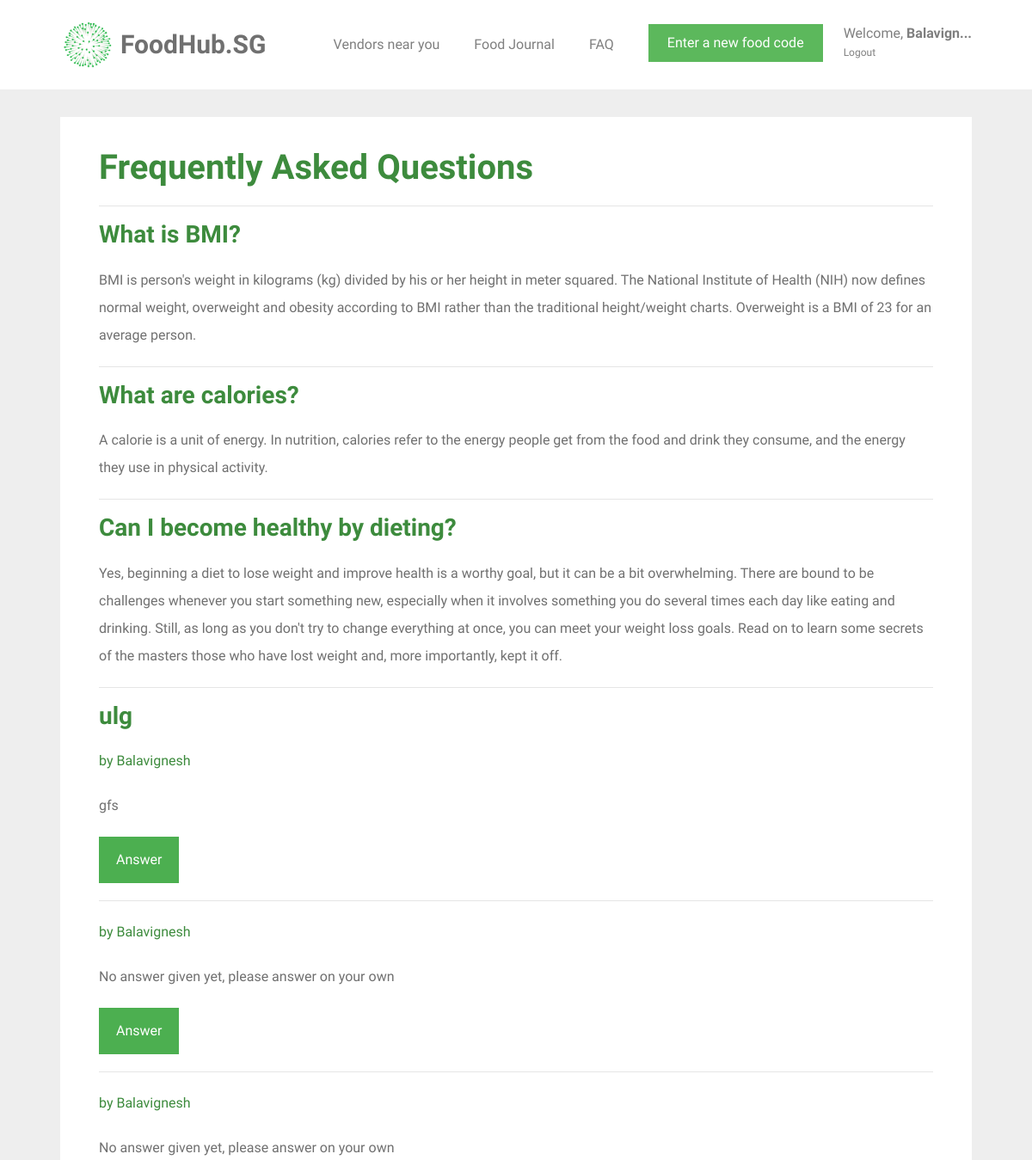
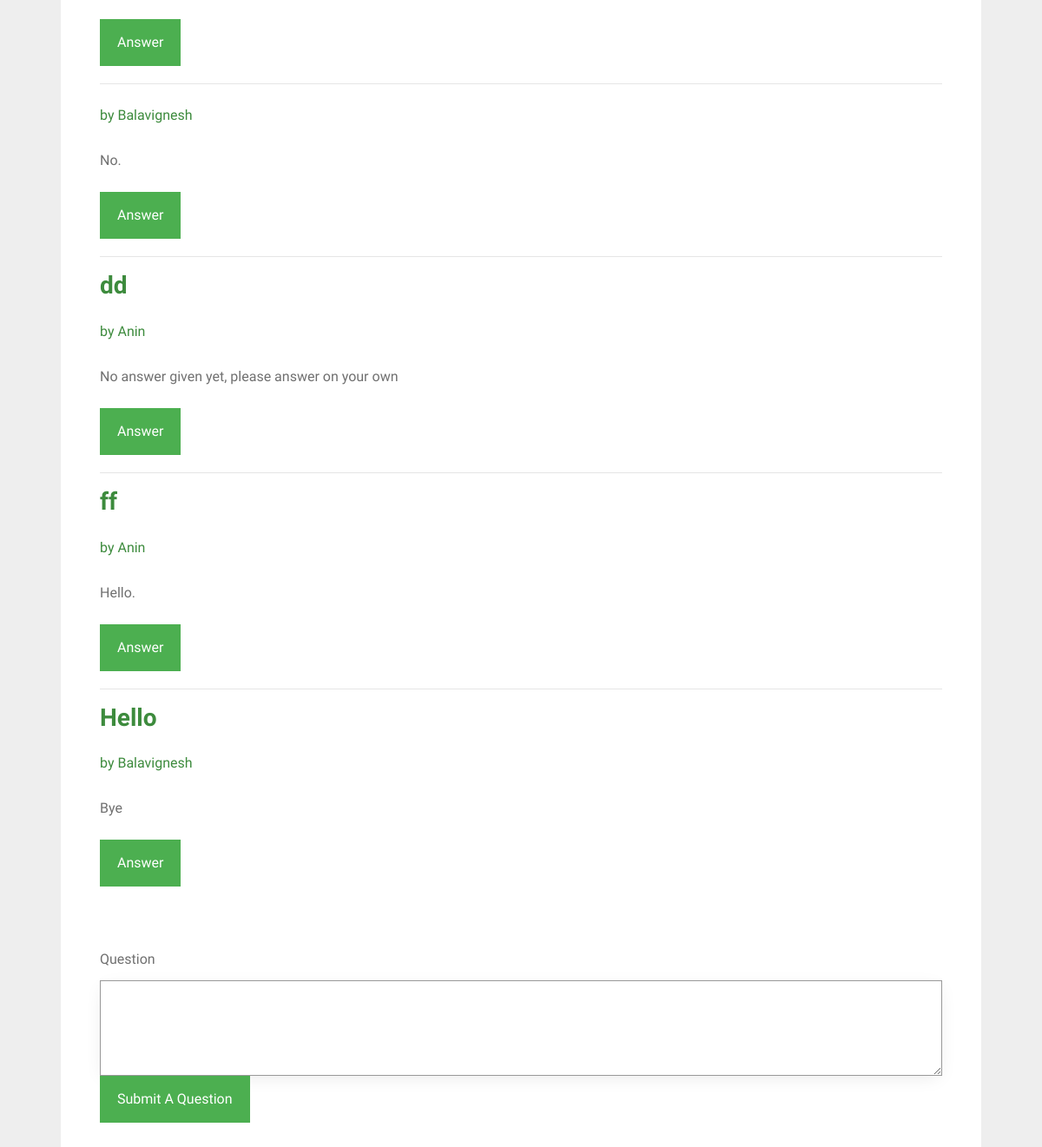
The app's page /faq (signed in) with its own data (2 pictures, top to bottom).
### tables this page shows
CREATE TABLE question_and_answer (
  id INTEGER PRIMARY KEY AUTOINCREMENT,
  question TEXT,
  answer TEXT,
  user TEXT
);

### foodhubsg/user.py (the view, shortened to what this page needs)
@bp.route('/faq', methods=('GET', 'POST'))
@login_required
def faq():
    db = get_db()
    user_status = db.execute('SELECT status FROM user WHERE Name = ?', [g.user['name']]).fetchone()
    queries = db.execute('SELECT id, question, answer,user FROM question_and_answer').fetchall()
    return render_template('user/faq.html', queries=queries, status=user_status)

### foodhubsg/auth.py (called while the page is built)
def login_required(view):
    @functools.wraps(view)
    def wrapped_view(**kwargs):
        if g.user is None:
            return redirect(url_for('auth.login'))
        if g.user["id"] == 0:
            return redirect(url_for('support.support'))
        return view(**kwargs)
    return wrapped_view

@bp.before_app_request
def load_logged_in_user():
    user_id = session.get('user_id')
    if user_id is None:
        g.user = None
    else:
        g.user = get_db().execute(
            'SELECT * FROM user WHERE id = ?', (user_id,)
        ).fetchone()

### foodhubsg/db.py (called while the page is built)
def get_db():
    if 'db' not in g:
        g.db = sqlite3.connect(
            current_app.config['DATABASE'],
            detect_types=sqlite3.PARSE_DECLTYPES
        )
        g.db.row_factory = sqlite3.Row
    return g.db

### foodhubsg/templates/user/faq.html (shortened to what this page needs)
{% extends 'base.html' %}
{% block content %}
<div id="colorlib-container">
    <div class="container">
        <div class="box1">
        <div class="row row-pb-md">
            <div class="col-md-12">
                <h1 class="font_color"><b>Frequently Asked Questions</b></h1>
                <hr>
                <h3><b class="font_color">What is BMI?</b></h3>
                <p>BMI is person's weight in kilograms (kg) divided by his or her height in meter squared. The National Institute of Health (NIH) now defines normal weight, overweight and obesity according to BMI rather than the traditional height/weight charts. Overweight is a BMI of 23 for an average person.</p>
                <hr>
                <h3><b class="font_color">What are calories?</b></h3>
                <p>A calorie is a unit of energy. In nutrition, calories refer to the energy people get from the food and drink they consume, and the energy they use in physical activity.</p>
                <hr>
                <h3><b class="font_color">Can I become healthy by dieting?</b></h3>
                <p>Yes, beginning a diet to lose weight and improve health is  a worthy goal, but it can be a bit overwhelming. There are bound to be challenges whenever you start something new, especially when it involves something you do several times each day like eating and drinking. Still, as long as you don't try to change everything at once, you can meet your weight loss goals. Read on to learn some secrets of the masters those who have lost weight and, more importantly, kept it off.</p>
                {% for query in queries %}
                    <form method="get" id="answer-link" action="{{ url_for('user.answer', id=query[0]) }}">
                    <hr>
                        <h3><b class="font_color"> {{ query[1] }}</b></h3>
                        <p><b class="font_color"> by {{ query[3] }}</b></p> <div></div>
                        <p><b> {{ query[2] }}</b></p>
                    <input type="submit" value="Answer" name="answer" class="btn btn-primary" style="background-color: #4CAF50; height: 54px;">
                    </form>
                {% endfor %}
            <br><br>
            {% if status[0] == 1 %}
                <h1 class="font_color"> You are not allowed to post questions. </h1>
            {% else %}
                <form method="post" action="" id="query-form">
                    <label for="query">Question</label>
                    <textarea id="query" name="query" form="query-form" class="form-control" rows="4" cols="50" required></textarea>
                    <input type="submit" id="submit-query" value="Submit A Question" onclick="enable()" name="action" class="btn btn-primary" style="background-color: #4CAF50; height: 54px;">
                </form>
            {% endif %}
        </div>
        </div>
    </div>
</div>
</div>
{% endblock %}

### foodhubsg/static/css/style.css (style rules this page uses)
.font_color { color: #3d8b3d; }
p { margin-bottom: 20px; }
h1, h2, h3, h4, h5, h6, figure { color: #707070; font-weight: 400; margin: 0 0 20px 0; }
#colorlib-container, #colorlib-instagram, #colorlib-about, #colorlib-contact, #colorlib-footer { padding: 2em 0; clear: both; }
.form-control { -webkit-box-shadow: none; -moz-box-shadow: none; -ms-box-shadow: none; -o-box-shadow: none; box-shadow: none; border: none; font-size: 16px !important; font-weight: 300; -webkit-border-radius: 0px; -moz-border-radius: 0px; -ms-border-radius: 0px; border-radius: 0px; }
.btn { margin-right: 4px; margin-bottom: 4px; font-size: 16px; font-weight: 400; -webkit-border-radius: 30px; -moz-border-radius: 30px; -ms-border-radius: 30px; border-radius: 30px; -webkit-transition: 0.5s; -o-transition: 0.5s; transition: 0.5s; padding: 8px 20px; }
.btn-primary { background: #F6490D; color: #fff; }
.form-control { -webkit-box-shadow: none; box-shadow: none; background: transparent; border: 1px solid rgba(0, 0, 0, 0.1); height: 54px; font-size: 18px; font-weight: 300; }
.row-pb-md { padding: 2em !important; }
.btn-primary { border-radius: 0; border-width: 0; }
.btn { border-radius: 0; }
.form-control { border-width: 0.2px; border-color: #999999; box-shadow: 0 5px 20px -5px rgba(0,0,0,0.1); }
.box1 { background: #ffffff; padding: 0.5em; margin-bottom: 3em; transition: box-shadow 0.5s; }
.row.row-pb-md { margin: -5px -10px 0 -10px; }
.container { padding-right: 2.5em; padding-left: 2.5em; }

### records on screen
question_and_answer: question "ulg", user "Balavignesh", answer "gfs"
question_and_answer: user "Balavignesh", answer "No answer given yet, please answer on your own"
question_and_answer: user "Balavignesh", answer "No answer given yet, please answer on your own"
question_and_answer: user "Balavignesh", answer "No."
question_and_answer: question "dd", user "Anin", answer "No answer given yet, please answer on your own"
question_and_answer: question "ff", user "Anin", answer "Hello."
question_and_answer: question "Hello", user "Balavignesh", answer "Bye"
